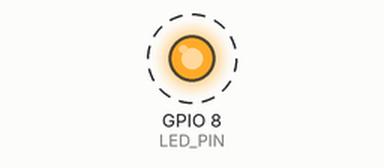
This program was run on a simulated ESP32-C3. Shown: output pins drawn as LEDs (lit = HIGH). Dashed ring = blinking. What the program prints to the serial monitor is not drawn.

Above: at 0.5 s.
Timing chart, 0 to 4.6 s (numbered marks = the images above):
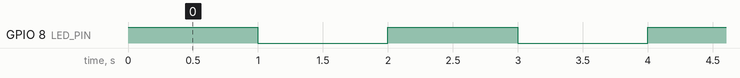

Measured:
- by itself, GPIO 8 (LED_PIN): alternates HIGH for 1.0 s and LOW for 1.0 s

The program:

main.cpp
```cpp
#include <Arduino.h>

// ESP32-C3 Super Mini: LED onboard ở GPIO 8, active-LOW (LOW = sáng)
constexpr uint8_t LED_PIN = 8;
constexpr uint32_t BLINK_INTERVAL_MS = 1000;

uint32_t lastToggleMs = 0;
bool ledOn = false;
int blinkCount = 0;

void setup() {
  Serial.begin(115200);
  pinMode(LED_PIN, OUTPUT);
  digitalWrite(LED_PIN, HIGH);  // tắt LED lúc khởi động
  Serial.println("Ner0bit firmware khoi dong");
}

void loop() {
  uint32_t now = millis();
  if (now - lastToggleMs >= BLINK_INTERVAL_MS) {
    lastToggleMs = now;
    ledOn = !ledOn;
    digitalWrite(LED_PIN, ledOn ? LOW : HIGH);  // đảo do active-LOW
    blinkCount++;
    Serial.printf("Blink #%d - LED %s\n", blinkCount, ledOn ? "ON" : "OFF");
  }
}
```
